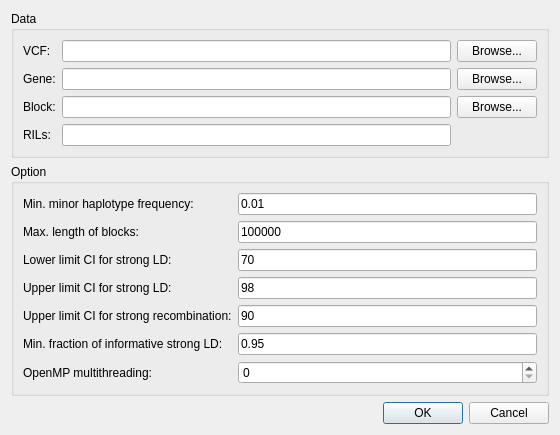
<?xml version="1.0" encoding="UTF-8"?>
<ui version="4.0">
 <class>DialogSNPLDB</class>
 <widget class="QDialog" name="DialogSNPLDB">
  <property name="geometry">
   <rect>
    <x>0</x>
    <y>0</y>
    <width>560</width>
    <height>420</height>
   </rect>
  </property>
  <property name="windowTitle">
   <string>SNPLDB</string>
  </property>
  <layout class="QVBoxLayout" name="verticalLayout">
   <item>
    <widget class="QGroupBox" name="groupBoxData">
     <property name="title">
      <string>Data</string>
     </property>
     <layout class="QGridLayout" name="gridLayout">
      <item row="0" column="0">
       <widget class="QLabel" name="labelVCF">
        <property name="text">
         <string>VCF:</string>
        </property>
       </widget>
      </item>
      <item row="0" column="1">
       <widget class="QLineEdit" name="lineEditVCF"/>
      </item>
      <item row="3" column="1">
       <widget class="QLineEdit" name="lineEditBlock"/>
      </item>
      <item row="0" column="2">
       <widget class="QPushButton" name="pushButtonVCF">
        <property name="text">
         <string>Browse...</string>
        </property>
       </widget>
      </item>
      <item row="3" column="2">
       <widget class="QPushButton" name="pushButtonBlock">
        <property name="text">
         <string>Browse...</string>
        </property>
       </widget>
      </item>
      <item row="3" column="0">
       <widget class="QLabel" name="labelBlock">
        <property name="text">
         <string>Block:</string>
        </property>
       </widget>
      </item>
      <item row="4" column="0">
       <widget class="QLabel" name="labelFam">
        <property name="text">
         <string>RILs:</string>
        </property>
       </widget>
      </item>
      <item row="4" column="1">
       <widget class="QLineEdit" name="lineEditFam"/>
      </item>
      <item row="2" column="0">
       <widget class="QLabel" name="labelGene">
        <property name="text">
         <string>Gene:</string>
        </property>
       </widget>
      </item>
      <item row="2" column="1">
       <widget class="QLineEdit" name="lineEditGene"/>
      </item>
      <item row="2" column="2">
       <widget class="QPushButton" name="pushButtonGene">
        <property name="text">
         <string>Browse...</string>
        </property>
       </widget>
      </item>
     </layout>
    </widget>
   </item>
   <item>
    <widget class="QGroupBox" name="groupBoxOption">
     <property name="title">
      <string>Option</string>
     </property>
     <layout class="QFormLayout" name="formLayout">
      <item row="0" column="0">
       <widget class="QLabel" name="labelMaf">
        <property name="text">
         <string>Min. minor haplotype frequency:</string>
        </property>
       </widget>
      </item>
      <item row="0" column="1">
       <widget class="QLineEdit" name="lineEditMaf">
        <property name="text">
         <string>0.01</string>
        </property>
       </widget>
      </item>
      <item row="1" column="0">
       <widget class="QLabel" name="labelMaxlen">
        <property name="text">
         <string>Max. length of blocks:</string>
        </property>
       </widget>
      </item>
      <item row="1" column="1">
       <widget class="QLineEdit" name="lineEditMaxlen">
        <property name="text">
         <string>100000</string>
        </property>
       </widget>
      </item>
      <item row="2" column="0">
       <widget class="QLabel" name="labelLlim">
        <property name="text">
         <string>Lower limit CI for strong LD:</string>
        </property>
       </widget>
      </item>
      <item row="2" column="1">
       <widget class="QLineEdit" name="lineEditLlim">
        <property name="text">
         <string>70</string>
        </property>
       </widget>
      </item>
      <item row="3" column="0">
       <widget class="QLabel" name="labelUlim">
        <property name="text">
         <string>Upper limit CI for strong LD:</string>
        </property>
       </widget>
      </item>
      <item row="3" column="1">
       <widget class="QLineEdit" name="lineEditUlim">
        <property name="text">
         <string>98</string>
        </property>
       </widget>
      </item>
      <item row="4" column="0">
       <widget class="QLabel" name="labelRecomb">
        <property name="text">
         <string>Upper limit CI for strong recombination:</string>
        </property>
       </widget>
      </item>
      <item row="4" column="1">
       <widget class="QLineEdit" name="lineEditRecomb">
        <property name="text">
         <string>90</string>
        </property>
       </widget>
      </item>
      <item row="5" column="0">
       <widget class="QLabel" name="labelInform">
        <property name="text">
         <string>Min. fraction of informative strong LD:</string>
        </property>
       </widget>
      </item>
      <item row="5" column="1">
       <widget class="QLineEdit" name="lineEditInform">
        <property name="text">
         <string>0.95</string>
        </property>
       </widget>
      </item>
      <item row="6" column="0">
       <widget class="QLabel" name="labelOpenMP">
        <property name="text">
         <string>OpenMP multithreading:</string>
        </property>
       </widget>
      </item>
      <item row="6" column="1">
       <widget class="QSpinBox" name="spinBoxOpenMP">
        <property name="maximum">
         <number>16</number>
        </property>
       </widget>
      </item>
     </layout>
    </widget>
   </item>
   <item>
    <spacer name="verticalSpacer">
     <property name="orientation">
      <enum>Qt::Vertical</enum>
     </property>
     <property name="sizeHint" stdset="0">
      <size>
       <width>20</width>
       <height>40</height>
      </size>
     </property>
    </spacer>
   </item>
   <item>
    <widget class="QDialogButtonBox" name="buttonBox">
     <property name="orientation">
      <enum>Qt::Horizontal</enum>
     </property>
     <property name="standardButtons">
      <set>QDialogButtonBox::Cancel|QDialogButtonBox::Ok</set>
     </property>
    </widget>
   </item>
  </layout>
 </widget>
 <tabstops>
  <tabstop>lineEditVCF</tabstop>
  <tabstop>pushButtonVCF</tabstop>
  <tabstop>lineEditGene</tabstop>
  <tabstop>pushButtonGene</tabstop>
  <tabstop>lineEditBlock</tabstop>
  <tabstop>pushButtonBlock</tabstop>
  <tabstop>lineEditFam</tabstop>
  <tabstop>lineEditMaf</tabstop>
  <tabstop>lineEditMaxlen</tabstop>
  <tabstop>lineEditLlim</tabstop>
  <tabstop>lineEditUlim</tabstop>
  <tabstop>lineEditRecomb</tabstop>
  <tabstop>lineEditInform</tabstop>
  <tabstop>spinBoxOpenMP</tabstop>
 </tabstops>
 <resources/>
 <connections>
  <connection>
   <sender>buttonBox</sender>
   <signal>accepted()</signal>
   <receiver>DialogSNPLDB</receiver>
   <slot>accept()</slot>
   <hints>
    <hint type="sourcelabel">
     <x>257</x>
     <y>355</y>
    </hint>
    <hint type="destinationlabel">
     <x>157</x>
     <y>274</y>
    </hint>
   </hints>
  </connection>
  <connection>
   <sender>buttonBox</sender>
   <signal>rejected()</signal>
   <receiver>DialogSNPLDB</receiver>
   <slot>reject()</slot>
   <hints>
    <hint type="sourcelabel">
     <x>325</x>
     <y>355</y>
    </hint>
    <hint type="destinationlabel">
     <x>286</x>
     <y>274</y>
    </hint>
   </hints>
  </connection>
 </connections>
</ui>
